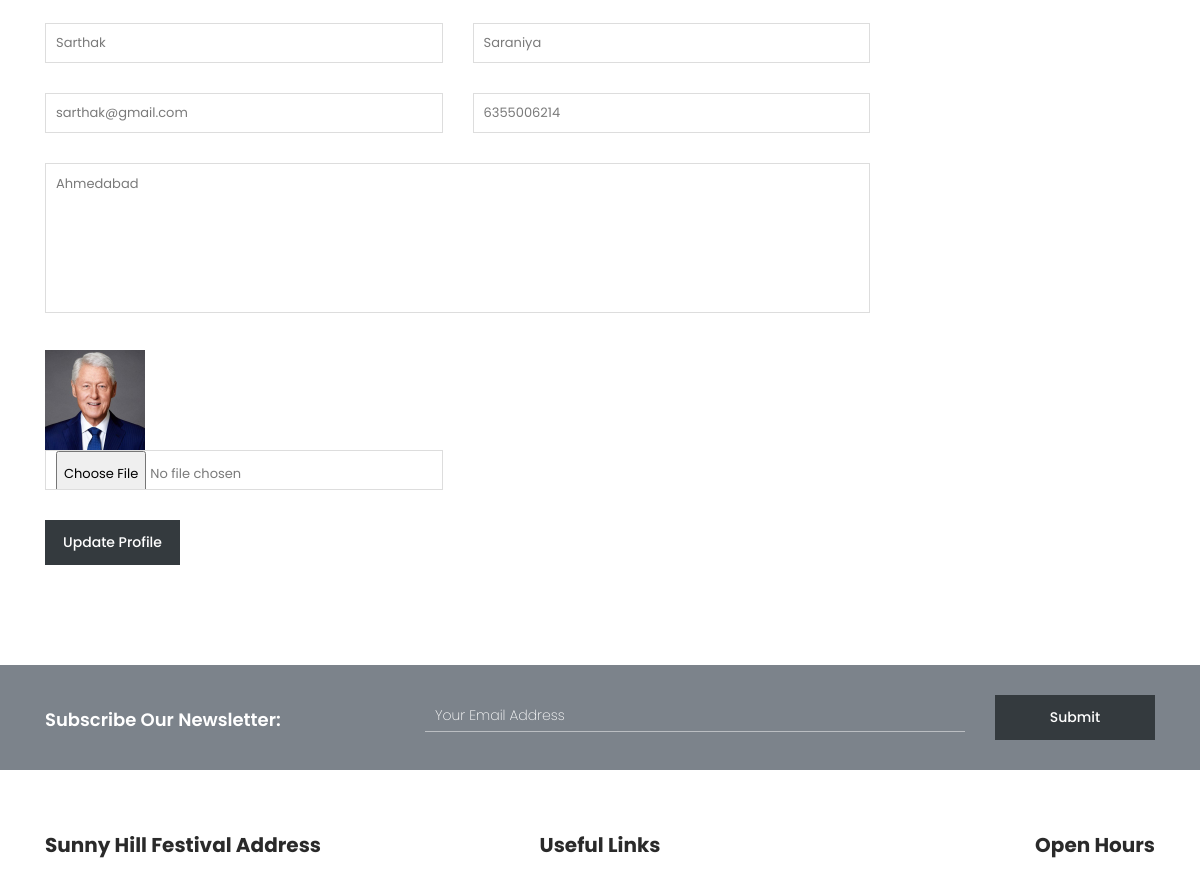
/profile/ (signed in, middle part), run on an earlier commit of the app's database.
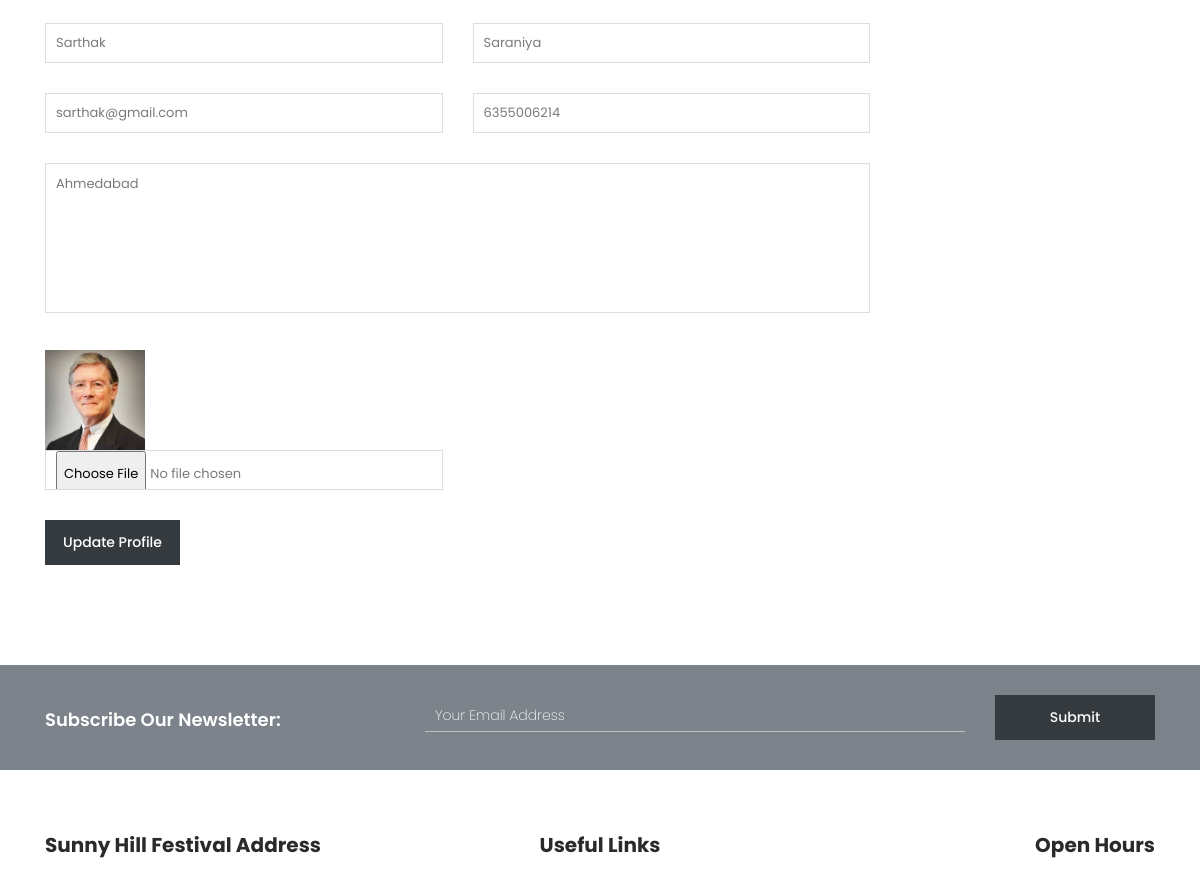
And on a later commit of the database.
### myapp/models.py (models this page shows, shortened)
class User(models.Model):
	fname = models.CharField(max_length=100)
	lname = models.CharField(max_length=100)
	email = models.EmailField()
	mobile = models.PositiveIntegerField()
	address = models.TextField()
	password = models.CharField(max_length=100)
	profile_picture=models.ImageField(upload_to="profile_picture/",default="")
	usertype = models.CharField(max_length=100,default="user")

### myapp/views.py (the view)
# urls.py: path('profile/',views.profile,name='profile'),
def profile(request):
	user = User.objects.get(email=request.session['email'])
	if request.method=="POST":
		user.fname=request.POST['fname']
		user.lname=request.POST['lname']
		user.mobile=request.POST['mobile']
		user.address=request.POST['address']
		try:
			user.profile_picture=request.FILES['profile_picture']
		except:
			pass
		user.save()
		request.session['profile_picture']=user.profile_picture.url
		msg="Profile Updated Successfilly"
		if user.usertype=="user":
			return render(request,'profile.html',{'user':user,'msg':msg})
		else:
			return render(request,'manager-profile.html',{'user':user})
	else:
		if user.usertype=="user":
			return render(request,'profile.html',{'user':user})
		else:
			return render(request,'manager-profile.html',{'user':user})

### myapp/templates/profile.html (shortened to what this page needs)
{% extends 'header.html' %}
{% load static %}
{% block content %}
<!DOCTYPE html>
<html lang="en">
  <head>
    </head>
    <body>
    <div class="rent-venue-application">
        <div class="container">
            <div class="row">
                <div class="col-lg-9">
                    <div class="contact-form">
                        <form id="contact" action="{% url 'profile' %}" method="post" enctype="multipart/form-data">
                          <div class="row">
                            <div class="col-md-6 col-sm-12">
                              <fieldset>
                                <input name="fname" type="text" id="name" value="{{user.fname}}">
                              </fieldset>
                            </div>
                            <div class="col-md-6 col-sm-12">
                              <fieldset>
                                <input name="lname" type="text" id="name" value="{{user.lname}}" >
                              </fieldset>
                            </div>
                            <div class="col-md-6 col-sm-12">
                              <fieldset>
                                <input name="email" type="text" id="email" value="{{user.email}}" readonly>
                              </fieldset>
                            </div>
                            <div class="col-md-6 col-sm-12">
                              <fieldset>
                                <input name="mobile" type="text" id="phone-number" value="{{user.mobile}}" >
                              </fieldset>
                            </div>
                            <div class="col-lg-12">
                              <fieldset>
                                <textarea name="address" rows="6" id="about-event-hosting">{{user.address}}</textarea>
                              </fieldset>
                            </div>
                            <div class="col-lg-12">
                              <fieldset>
                               <img src="{{user.profile_picture.url}}" style="width:100px;height:100px;">
                              </fieldset>
                            </div>
                             <div class="col-md-6 col-sm-12">
                              <fieldset>
                                <input name="profile_picture" type="file" id="phone-number">
                              </fieldset>
                            </div>
                            <div class="col-lg-12">
                              <fieldset>
                                <button type="submit" id="form-submit" class="main-dark-button">Update Profile</button>
                              </fieldset>
                            </div>
                          </div>
                        </form>
                    </div>
                </div>
            </div>
        </div>
    </div>
    <div class="subscribe">
        <div class="container">
            <div class="row">
                <div class="col-lg-4">
                    <h4>Subscribe Our Newsletter:</h4>
                </div>
                <div class="col-lg-8">
                    <form id="subscribe" action="" method="get">
                        <div class="row">
                          <div class="col-lg-9">
                            <fieldset>
                              <input name="email" type="text" id="email" pattern="[^ @]*@[^ @]*" placeholder="Your Email Address" required="">
                            </fieldset>
                          </div>
                          <div class="col-lg-3">
                            <fieldset>
                              <button type="submit" id="form-submit" class="main-dark-button">Submit</button>
                            </fieldset>
                          </div>
                        </div>
                    </form>
                </div>
            </div>
        </div>
    </div>
  </body>
</html>
{% endblock %}

What changed in the data, as far as the page shows it:
changed User "Sarthak": profile_picture: a different picture
